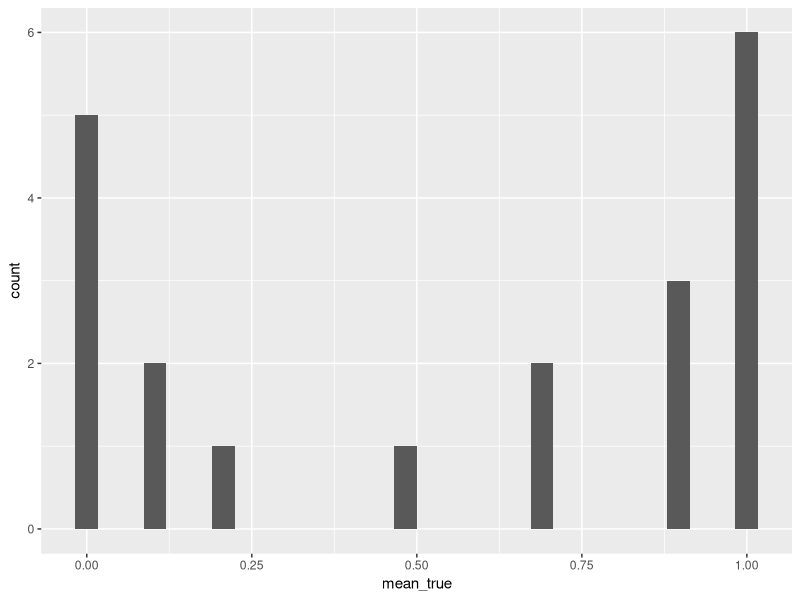

This chart was generated by the following R code:
library(tidyverse)

d = read_csv('data/03_TVJ_pretest/data_raw.csv') %>% 
  mutate(response = ifelse(response == "TRUE", 1, 0))

d_summary = d %>% group_by(trigger, condition) %>% 
  summarize(mean_true = mean(response)) %>% arrange(condition)

d_summary_id = d %>% group_by(submission_id, trigger, condition) %>% 
  summarize(mean_true = mean(response)) %>% arrange(submission_id) %>% 
  filter(condition == "implicature") 

d_summary_id %>% filter(trigger != "number") %>% 
  group_by(submission_id) %>% 
  summarize(mean_true = mean(mean_true)) %>% 
  ggplot(aes(x = mean_true)) + geom_histogram()

